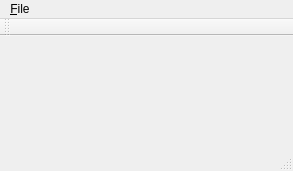
<?xml version="1.0" encoding="UTF-8"?>
<ui version="4.0">
 <class>MainWindow</class>
 <widget class="QMainWindow" name="MainWindow">
  <property name="geometry">
   <rect>
    <x>0</x>
    <y>0</y>
    <width>293</width>
    <height>171</height>
   </rect>
  </property>
  <property name="windowTitle">
   <string>Pisces</string>
  </property>
  <property name="windowIcon">
   <iconset resource="../resFiles/resources.qrc">
    <normaloff>:/pisces.png</normaloff>:/pisces.png</iconset>
  </property>
  <widget class="QWidget" name="centralWidget">
   <layout class="QGridLayout" name="gridLayout"/>
  </widget>
  <widget class="QMenuBar" name="menuBar">
   <property name="geometry">
    <rect>
     <x>0</x>
     <y>0</y>
     <width>293</width>
     <height>21</height>
    </rect>
   </property>
   <widget class="QMenu" name="menuFile">
    <property name="title">
     <string>&amp;File</string>
    </property>
    <addaction name="actionOpen"/>
    <addaction name="actionExit"/>
   </widget>
   <addaction name="menuFile"/>
  </widget>
  <widget class="QStatusBar" name="statusBar"/>
  <widget class="QToolBar" name="toolBar">
   <property name="windowTitle">
    <string>toolBar</string>
   </property>
   <attribute name="toolBarArea">
    <enum>TopToolBarArea</enum>
   </attribute>
   <attribute name="toolBarBreak">
    <bool>false</bool>
   </attribute>
  </widget>
  <action name="actionExit">
   <property name="text">
    <string>E&amp;xit</string>
   </property>
  </action>
  <action name="actionOpen">
   <property name="text">
    <string>open</string>
   </property>
  </action>
 </widget>
 <layoutdefault spacing="6" margin="11"/>
 <resources>
  <include location="../resFiles/resources.qrc"/>
 </resources>
 <connections/>
</ui>
